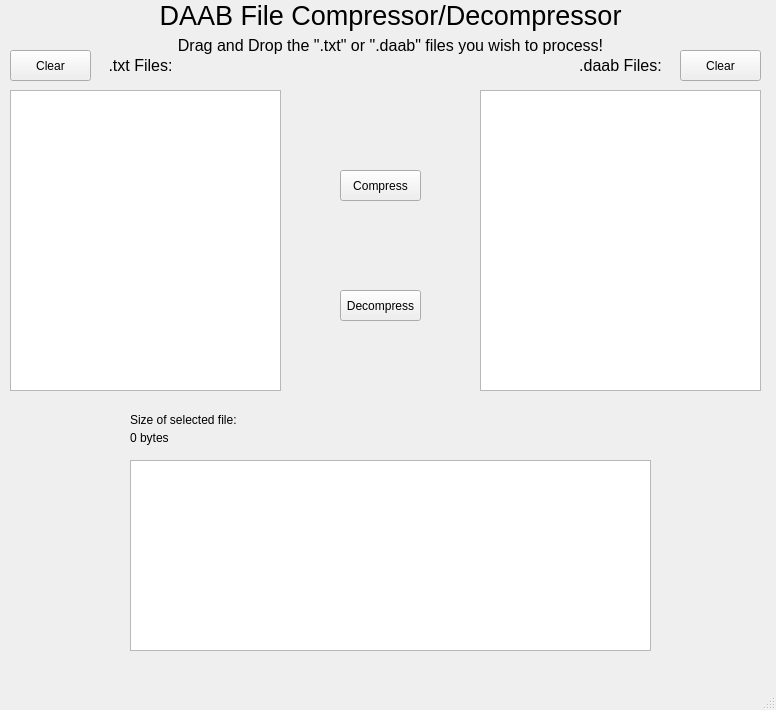
<?xml version="1.0" encoding="UTF-8"?>
<ui version="4.0">
 <class>MainWindow</class>
 <widget class="QMainWindow" name="MainWindow">
  <property name="geometry">
   <rect>
    <x>0</x>
    <y>0</y>
    <width>776</width>
    <height>710</height>
   </rect>
  </property>
  <property name="windowTitle">
   <string>MainWindow</string>
  </property>
  <widget class="QWidget" name="centralwidget">
   <widget class="QLabel" name="welcomeLabel">
    <property name="geometry">
     <rect>
      <x>80</x>
      <y>-20</y>
      <width>621</width>
      <height>71</height>
     </rect>
    </property>
    <property name="font">
     <font>
      <pointsize>20</pointsize>
     </font>
    </property>
    <property name="text">
     <string>DAAB File Compressor/Decompressor</string>
    </property>
    <property name="alignment">
     <set>Qt::AlignmentFlag::AlignCenter</set>
    </property>
   </widget>
   <widget class="QPushButton" name="compressPushButton">
    <property name="geometry">
     <rect>
      <x>340</x>
      <y>170</y>
      <width>81</width>
      <height>31</height>
     </rect>
    </property>
    <property name="text">
     <string>Compress</string>
    </property>
   </widget>
   <widget class="QPushButton" name="decompressPushButton">
    <property name="geometry">
     <rect>
      <x>340</x>
      <y>290</y>
      <width>81</width>
      <height>31</height>
     </rect>
    </property>
    <property name="text">
     <string>Decompress</string>
    </property>
   </widget>
   <widget class="QTableWidget" name="txtTable">
    <property name="geometry">
     <rect>
      <x>10</x>
      <y>90</y>
      <width>271</width>
      <height>301</height>
     </rect>
    </property>
   </widget>
   <widget class="QTableWidget" name="daabTable">
    <property name="geometry">
     <rect>
      <x>480</x>
      <y>90</y>
      <width>281</width>
      <height>301</height>
     </rect>
    </property>
   </widget>
   <widget class="QLabel" name="dragndrop">
    <property name="geometry">
     <rect>
      <x>110</x>
      <y>-30</y>
      <width>561</width>
      <height>151</height>
     </rect>
    </property>
    <property name="font">
     <font>
      <pointsize>12</pointsize>
     </font>
    </property>
    <property name="text">
     <string>Drag and Drop the &quot;.txt&quot; or &quot;.daab&quot; files you wish to process!</string>
    </property>
    <property name="alignment">
     <set>Qt::AlignmentFlag::AlignCenter</set>
    </property>
   </widget>
   <widget class="QLabel" name="txtLabel">
    <property name="geometry">
     <rect>
      <x>100</x>
      <y>50</y>
      <width>81</width>
      <height>31</height>
     </rect>
    </property>
    <property name="font">
     <font>
      <pointsize>12</pointsize>
     </font>
    </property>
    <property name="text">
     <string>.txt Files:</string>
    </property>
    <property name="alignment">
     <set>Qt::AlignmentFlag::AlignCenter</set>
    </property>
   </widget>
   <widget class="QLabel" name="daabLabel">
    <property name="geometry">
     <rect>
      <x>580</x>
      <y>50</y>
      <width>81</width>
      <height>31</height>
     </rect>
    </property>
    <property name="font">
     <font>
      <pointsize>12</pointsize>
     </font>
    </property>
    <property name="text">
     <string>.daab Files:</string>
    </property>
    <property name="alignment">
     <set>Qt::AlignmentFlag::AlignCenter</set>
    </property>
   </widget>
   <widget class="QLabel" name="txtSelLabel">
    <property name="geometry">
     <rect>
      <x>290</x>
      <y>120</y>
      <width>191</width>
      <height>61</height>
     </rect>
    </property>
    <property name="font">
     <font>
      <pointsize>10</pointsize>
     </font>
    </property>
    <property name="text">
     <string/>
    </property>
    <property name="alignment">
     <set>Qt::AlignmentFlag::AlignCenter</set>
    </property>
   </widget>
   <widget class="QLabel" name="daabSelLabel">
    <property name="geometry">
     <rect>
      <x>220</x>
      <y>230</y>
      <width>321</width>
      <height>51</height>
     </rect>
    </property>
    <property name="font">
     <font>
      <pointsize>10</pointsize>
     </font>
    </property>
    <property name="text">
     <string/>
    </property>
    <property name="alignment">
     <set>Qt::AlignmentFlag::AlignCenter</set>
    </property>
   </widget>
   <widget class="QPushButton" name="txtTableClearPush">
    <property name="geometry">
     <rect>
      <x>10</x>
      <y>50</y>
      <width>81</width>
      <height>31</height>
     </rect>
    </property>
    <property name="text">
     <string>Clear</string>
    </property>
   </widget>
   <widget class="QPushButton" name="daabTableClearPush">
    <property name="geometry">
     <rect>
      <x>680</x>
      <y>50</y>
      <width>81</width>
      <height>31</height>
     </rect>
    </property>
    <property name="text">
     <string>Clear</string>
    </property>
   </widget>
   <widget class="QLabel" name="label">
    <property name="geometry">
     <rect>
      <x>130</x>
      <y>410</y>
      <width>111</width>
      <height>20</height>
     </rect>
    </property>
    <property name="text">
     <string>Size of selected file:</string>
    </property>
   </widget>
   <widget class="QLabel" name="labelSizeSelectedFile">
    <property name="geometry">
     <rect>
      <x>130</x>
      <y>430</y>
      <width>181</width>
      <height>16</height>
     </rect>
    </property>
    <property name="text">
     <string>0 bytes</string>
    </property>
   </widget>
   <widget class="QTextEdit" name="textSelectedFile">
    <property name="geometry">
     <rect>
      <x>130</x>
      <y>460</y>
      <width>521</width>
      <height>191</height>
     </rect>
    </property>
   </widget>
  </widget>
  <widget class="QMenuBar" name="menubar">
   <property name="geometry">
    <rect>
     <x>0</x>
     <y>0</y>
     <width>776</width>
     <height>21</height>
    </rect>
   </property>
  </widget>
  <widget class="QStatusBar" name="statusbar"/>
 </widget>
 <resources/>
 <connections/>
</ui>
